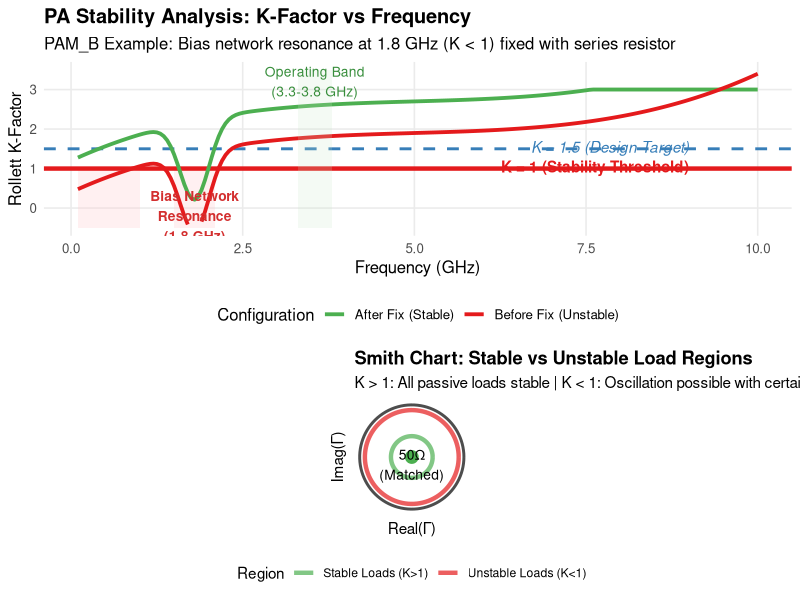
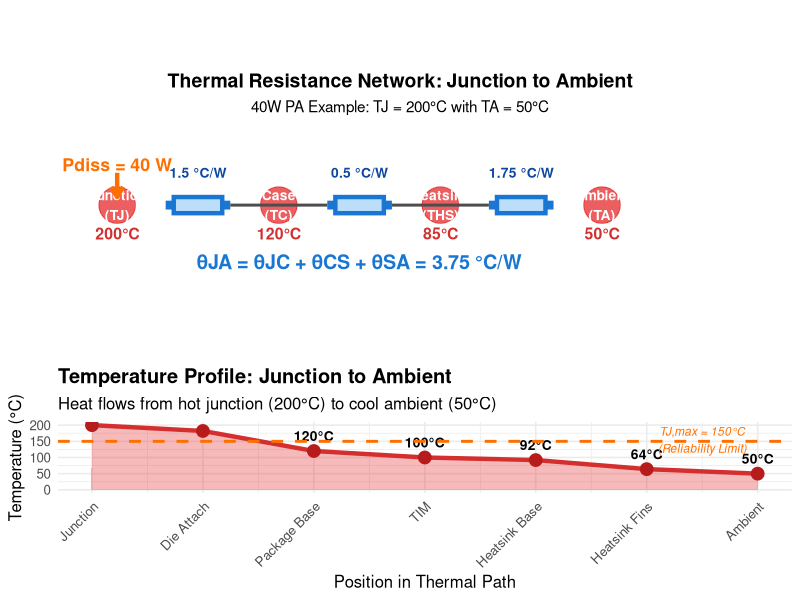

The R script that drew these images, in order:
## ---- chunk 1
knitr::opts_chunk$set(echo = TRUE, message = FALSE, warning = FALSE, fig.width = 10, fig.height = 6)
library(ggplot2)
library(dplyr)
library(knitr)
library(gridExtra)
## ---- chunk 2
# Simulate K-factor vs frequency for PA
library(ggplot2)
library(gridExtra)

freq_GHz <- seq(0.1, 10, 0.05)

# Simulate typical PA K-factor behavior
# Unstable at low freq (bias network), unstable at resonance (1.8 GHz in PAM_B example)
K_raw <- 0.4 + 0.8 * freq_GHz - 0.15 * freq_GHz^2 + 0.01 * freq_GHz^3
K_resonance <- -2 * exp(-((freq_GHz - 1.8) / 0.3)^2)  # Dip at 1.8 GHz
K_factor <- K_raw + K_resonance

# After fix: Add damping, improves K
K_fixed <- pmin(K_factor + 0.8, 3.0)  # Improvement, cap at 3.0

stability_data <- data.frame(
  Frequency_GHz = rep(freq_GHz, 2),
  K_factor = c(K_factor, K_fixed),
  Condition = rep(c("Before Fix (Unstable)", "After Fix (Stable)"), each = length(freq_GHz))
)

# Annotate unstable regions
unstable_regions <- data.frame(
  xmin = c(0.1, 1.5),
  xmax = c(1.0, 2.1),
  ymin = -0.5,
  ymax = 1.0
)

p1 <- ggplot(stability_data, aes(x = Frequency_GHz, y = K_factor, color = Condition)) +
  # Mark unstable region (K < 1)
  geom_rect(data = unstable_regions, inherit.aes = FALSE,
            aes(xmin = xmin, xmax = xmax, ymin = ymin, ymax = ymax),
            fill = "#FFCDD2", alpha = 0.3) +
  geom_hline(yintercept = 1, linetype = "solid", color = "#E41A1C", linewidth = 1.5) +
  geom_hline(yintercept = 1.5, linetype = "dashed", color = "#377EB8", linewidth = 1) +
  geom_line(linewidth = 1.3) +
  annotate("text", x = 9, y = 1.05, label = "K = 1 (Stability Threshold)", 
           color = "#E41A1C", fontface = "bold", hjust = 1) +
  annotate("text", x = 9, y = 1.55, label = "K = 1.5 (Design Target)", 
           color = "#377EB8", fontface = "italic", hjust = 1) +
  annotate("text", x = 1.8, y = -0.2, label = "Bias Network\nResonance\n(1.8 GHz)", 
           size = 3.5, color = "#D32F2F", fontface = "bold") +
  annotate("rect", xmin = 3.3, xmax = 3.8, ymin = -0.5, ymax = 3.5,
           fill = "#C8E6C9", alpha = 0.2) +
  annotate("text", x = 3.55, y = 3.2, label = "Operating Band\n(3.3-3.8 GHz)", 
           size = 3.5, color = "#388E3C") +
  scale_color_manual(values = c("Before Fix (Unstable)" = "#E41A1C", 
                                 "After Fix (Stable)" = "#4CAF50")) +
  labs(title = "PA Stability Analysis: K-Factor vs Frequency",
       subtitle = "PAM_B Example: Bias network resonance at 1.8 GHz (K < 1) fixed with series resistor",
       x = "Frequency (GHz)",
       y = "Rollett K-Factor",
       color = "Configuration") +
  ylim(-0.5, 3.5) +
  theme_minimal(base_size = 12) +
  theme(plot.title = element_text(face = "bold"),
        legend.position = "bottom",
        panel.grid.minor = element_blank())

# Smith chart conceptual (stable vs unstable regions)
# Generate points on Smith chart
theta <- seq(0, 2*pi, length.out = 100)
gamma_stable <- 0.4 * exp(1i * theta)  # Small circle (stable loads)
gamma_unstable <- 0.9 * exp(1i * theta)  # Large circle (unstable loads)

smith_data <- data.frame(
  Real = c(Re(gamma_stable), Re(gamma_unstable)),
  Imag = c(Im(gamma_stable), Im(gamma_unstable)),
  Region = rep(c("Stable Loads (K>1)", "Unstable Loads (K<1)"), each = 100)
)

p2 <- ggplot(smith_data, aes(x = Real, y = Imag, color = Region)) +
  # Unit circle (Smith chart boundary)
  geom_path(data = data.frame(x = cos(theta), y = sin(theta)),
            aes(x = x, y = y), inherit.aes = FALSE,
            color = "gray30", linewidth = 1) +
  geom_path(linewidth = 1.5, alpha = 0.7) +
  geom_point(data = data.frame(Real = 0, Imag = 0, Region = "50Ω (center)"),
             aes(x = Real, y = Imag), size = 4, color = "#4CAF50") +
  annotate("text", x = 0, y = -0.15, label = "50Ω\n(Matched)", size = 3.5) +
  scale_color_manual(values = c("Stable Loads (K>1)" = "#4CAF50",
                                 "Unstable Loads (K<1)" = "#E41A1C",
                                 "50Ω (center)" = "#4CAF50")) +
  coord_fixed() +
  labs(title = "Smith Chart: Stable vs Unstable Load Regions",
       subtitle = "K > 1: All passive loads stable | K < 1: Oscillation possible with certain loads",
       x = "Real(\u0393)",
       y = "Imag(\u0393)") +
  theme_minimal(base_size = 11) +
  theme(plot.title = element_text(face = "bold"),
        legend.position = "bottom",
        panel.grid = element_blank(),
        axis.text = element_blank())

grid.arrange(p1, p2, ncol = 1, heights = c(2, 1.5))
## ---- chunk 3
# Create thermal resistance network visualization
library(ggplot2)
library(gridExtra)

# Thermal resistance values (example for 40W PA)
theta_JC <- 1.5  # Junction to case
theta_CS <- 0.5  # Case to heatsink (TIM)
theta_SA <- 1.75 # Heatsink to ambient
theta_JA <- theta_JC + theta_CS + theta_SA  # Total

P_diss <- 40  # Watts
T_ambient <- 50  # °C

# Calculate temperatures
T_case <- T_ambient + P_diss * theta_SA
T_junction <- T_case + P_diss * (theta_JC + theta_CS)

# Create network diagram data
network_data <- data.frame(
  x = c(0, 1, 2, 3, 4),
  y = c(2, 2, 2, 2, 2),
  label = c("Junction\n(TJ)", "Case\n(TC)", "Heatsink\n(THS)", "Ambient\n(TA)", ""),
  temp = c(T_junction, T_case, T_ambient + P_diss*theta_SA/2, T_ambient, NA)
)

resistor_data <- data.frame(
  x1 = c(0.3, 1.3, 2.3),
  x2 = c(0.7, 1.7, 2.7),
  y1 = c(2, 2, 2),
  y2 = c(2, 2, 2),
  theta = c(theta_JC, theta_CS, theta_SA),
  label = c("θJC", "θCS", "θSA"),
  value = c(paste0(theta_JC, " °C/W"), 
            paste0(theta_CS, " °C/W"),
            paste0(theta_SA, " °C/W"))
)

# Power source
power_data <- data.frame(x = 0, y = 2.5, label = paste0("Pdiss = ", P_diss, " W"))

p1 <- ggplot() +
  # Nodes (temperatures)
  geom_point(data = network_data[1:4,], aes(x = x, y = y), 
             size = 12, color = "#E41A1C", alpha = 0.7) +
  geom_text(data = network_data[1:4,], aes(x = x, y = y, label = label),
            size = 3.5, fontface = "bold", color = "white") +
  geom_text(data = network_data[1:4,], 
            aes(x = x, y = y - 0.35, label = paste0(round(temp, 1), "°C")),
            size = 4, fontface = "bold", color = "#D32F2F") +
  
  # Thermal resistances (as resistor symbols)
  geom_segment(data = resistor_data, 
               aes(x = x1, xend = x2, y = y1, yend = y2),
               linewidth = 3, color = "#1976D2") +
  geom_rect(data = resistor_data,
            aes(xmin = x1 + 0.05, xmax = x2 - 0.05, 
                ymin = y1 - 0.1, ymax = y2 + 0.1),
            fill = "#BBDEFB", color = "#1976D2", linewidth = 1.5) +
  geom_text(data = resistor_data,
            aes(x = (x1 + x2)/2, y = y1 + 0.4, label = value),
            size = 3.5, fontface = "bold", color = "#0D47A1") +
  
  # Power source arrow
  geom_segment(aes(x = 0, xend = 0, y = 2.4, yend = 2.1),
               arrow = arrow(length = unit(0.3, "cm")),
               linewidth = 1.5, color = "#FF6F00") +
  geom_text(data = power_data, aes(x = x, y = y, label = label),
            size = 4.5, fontface = "bold", color = "#FF6F00") +
  
  # Connecting lines
  geom_segment(aes(x = 0.7, xend = 1.3, y = 2, yend = 2), 
               linewidth = 1, color = "gray30") +
  geom_segment(aes(x = 1.7, xend = 2.3, y = 2, yend = 2), 
               linewidth = 1, color = "gray30") +
  
  # Total theta annotation
  annotate("text", x = 1.5, y = 1.3, 
           label = paste0("θJA = θJC + θCS + θSA = ", theta_JA, " °C/W"),
           size = 5, fontface = "bold", color = "#1976D2") +
  
  labs(title = "Thermal Resistance Network: Junction to Ambient",
       subtitle = paste0("40W PA Example: TJ = ", round(T_junction, 1), 
                        "°C with TA = ", T_ambient, "°C")) +
  coord_fixed(ratio = 0.5) +
  xlim(-0.5, 4) +
  ylim(1, 3) +
  theme_void() +
  theme(plot.title = element_text(hjust = 0.5, size = 14, face = "bold"),
        plot.subtitle = element_text(hjust = 0.5, size = 11))

# Temperature profile plot
position_labels <- c("Junction", "Die Attach", "Package Base", 
                     "TIM", "Heatsink Base", "Heatsink Fins", "Ambient")
position_x <- seq(0, 6, length.out = 7)
temperatures <- c(T_junction, 
                  T_junction - P_diss * theta_JC * 0.3,
                  T_case,
                  T_case - P_diss * theta_CS,
                  T_ambient + P_diss * theta_SA * 0.6,
                  T_ambient + P_diss * theta_SA * 0.2,
                  T_ambient)

temp_profile_data <- data.frame(
  Position = position_labels,
  Position_x = position_x,
  Temperature = temperatures
)

p2 <- ggplot(temp_profile_data, aes(x = Position_x, y = Temperature)) +
  geom_area(alpha = 0.3, fill = "#E41A1C") +
  geom_line(linewidth = 1.5, color = "#D32F2F") +
  geom_point(size = 4, color = "#B71C1C") +
  geom_text(aes(label = paste0(round(Temperature, 0), "°C")),
            vjust = -1, size = 3.5, fontface = "bold") +
  geom_hline(yintercept = 150, linetype = "dashed", color = "#FF6F00", linewidth = 1) +
  annotate("text", x = 5.5, y = 155, label = "TJ,max = 150°C\n(Reliability Limit)",
           color = "#FF6F00", fontface = "italic", size = 3) +
  scale_x_continuous(breaks = position_x, labels = position_labels) +
  labs(title = "Temperature Profile: Junction to Ambient",
       subtitle = "Heat flows from hot junction (200°C) to cool ambient (50°C)",
       x = "Position in Thermal Path",
       y = "Temperature (°C)") +
  theme_minimal(base_size = 12) +
  theme(plot.title = element_text(face = "bold"),
        axis.text.x = element_text(angle = 45, hjust = 1))

grid.arrange(p1, p2, ncol = 1, heights = c(1.5, 1))
## ---- chunk 4
sim_meas <- data.frame(
  Parameter = c("Gain", "Output Power", "PAE", "ACLR", "Input Match", "Output Match", "Stability"),
  Typical_Error = c("±1 dB", "±0.5 dB", "±5-10%", "±5-10 dB", "±3 dB", "±4 dB", "±0.2-0.5 (K)"),
  Primary_Cause = c(
    "Parasitics, device model",
    "Device model, thermal",
    "Thermal effects, loss",
    "Memory effects, model",
    "Via inductance, layout",
    "Parasitics, harmonics",
    "Layout coupling, bias"
  ),
  Mitigation = c(
    "EM sim, margin",
    "Conservative design",
    "Thermal simulation",
    "Behavioral model, DPD",
    "EM co-sim, TDR check",
    "Harmonic load-pull",
    "Broadband analysis"
  )
)

kable(sim_meas, 
      caption = "Table 6.1: Common Simulation vs Measurement Discrepancies",
      col.names = c("Parameter", "Typical Error", "Primary Cause", "Mitigation Strategy"))
## ---- chunk 5
pa_classes <- data.frame(
  Class = c("A", "AB", "B", "C", "E", "F"),
  Conduction_Angle = c("360°", "180-360°", "180°", "<180°", "~50%", "~50%"),
  Max_Efficiency = c("50%", "50-78%", "78%", "78-90%", "100% (theory)", "88%"),
  Linearity = c("Excellent", "Good", "Moderate", "Poor", "Poor", "Poor"),
  Harmonics = c("Low", "Moderate", "High", "Very High", "Controlled", "Controlled"),
  Typical_Use = c(
    "Low power, lab",
    "Base station, handset",
    "Not common (AB better)",
    "FM transmitter (constant env)",
    "Switched-mode PS",
    "Research, specialized"
  ),
  Key_Feature = c(
    "Always on, linear",
    "Compromise",
    "Half-wave current",
    "Burst current, efficient",
    "Switch-mode, reactive load",
    "Harmonic tuning"
  )
)

kable(pa_classes,
      caption = "Table 6.2: PA Class Comparison",
      col.names = c("Class", "Conduction Angle", "Max η", "Linearity", 
                    "Harmonics", "Typical Use", "Key Feature"))
